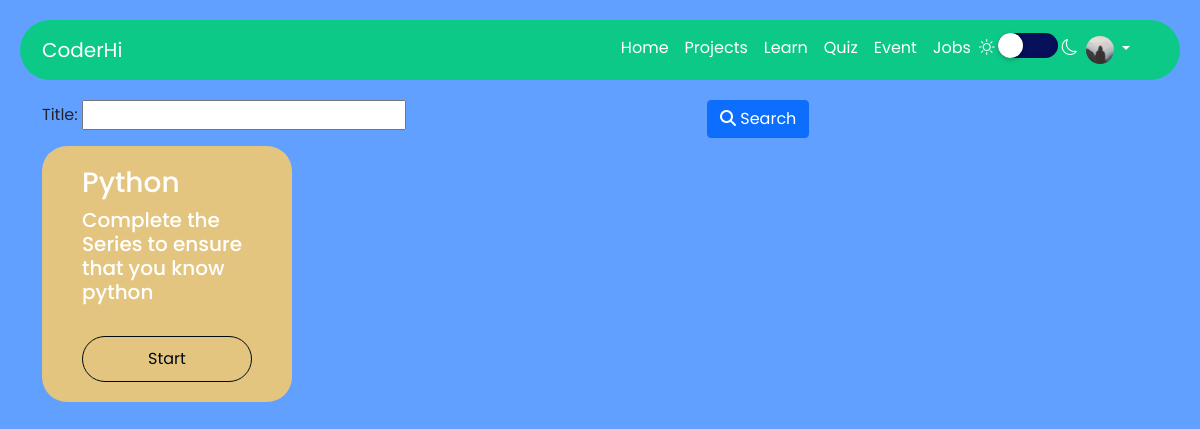
Page /quiz/ (signed in) on the earlier database version.
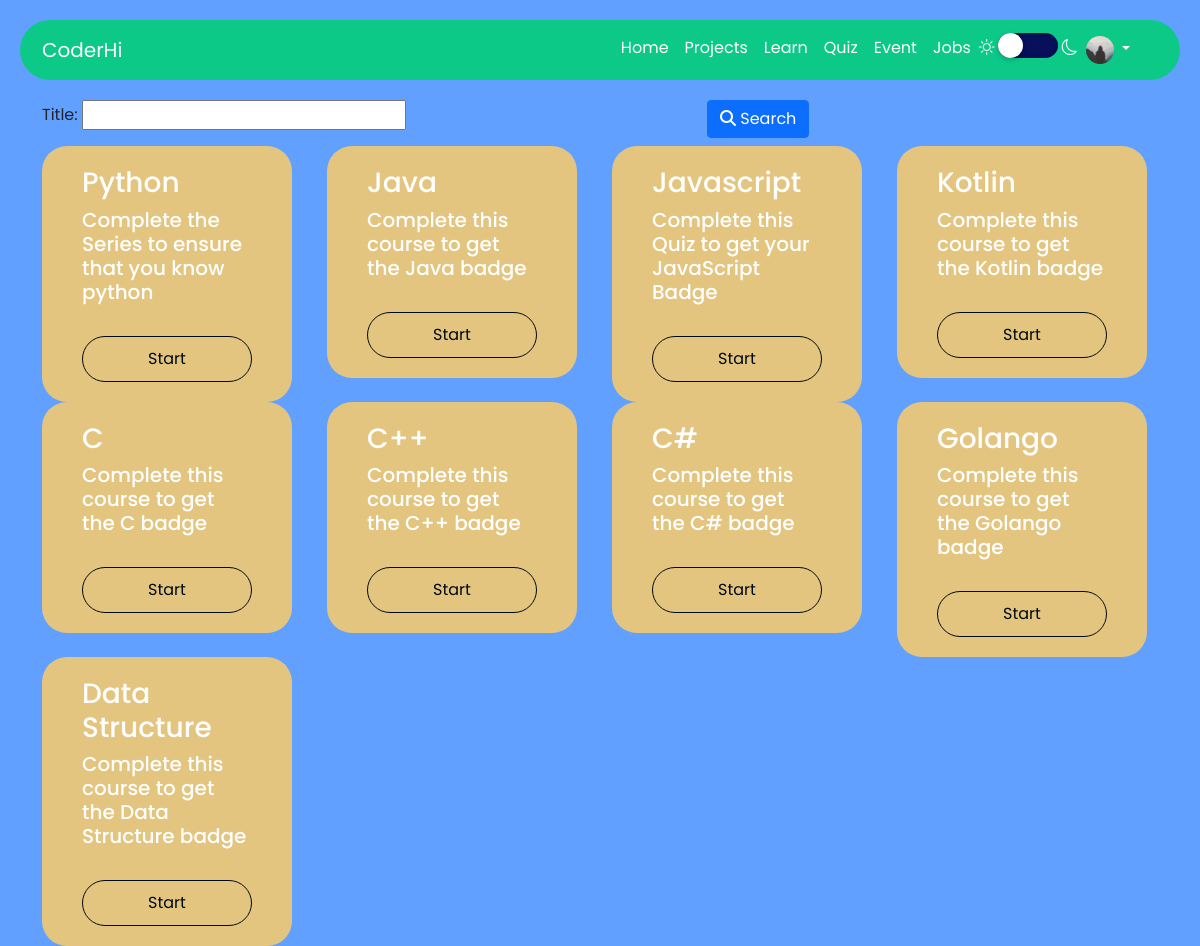
Same page on the later database version.
### quizapp/models.py (models this page shows, shortened)
class quizcourse(models.Model):
    title = models.CharField(max_length=100,unique=True)
    description = models.TextField()
    peoplePassed = models.ManyToManyField(User,blank=True)

### quizapp/views.py (the view)
# urls.py: path('',MainQuizList.as_view(),name = 'courses'),
class MainQuizList(LoginRequiredMixin,ListView):
    model = quizcourse
    template_name = "courses.html"
    context_object_name = 'quiz'
    def get_context_data(self, **kwargs):
        context = super().get_context_data(**kwargs)
        context['filter'] = quizFilter(self.request.GET,queryset = self.get_queryset())
        return context

### quizapp/templates/courses.html
{% extends 'base.html' %}
{% block content %}
<div class="row">
  <form action="" method="get">
    <div class="row">
      <div class="col-lg-7 col-sm-12">{{ filter.form.as_p }}</div>
      <div class="col-lg-4 col-sm-12">
        <button class="btn btn-primary" type="submit">
          <i class="fas fa-search"></i> Search
        </button>
        <br />
      </div>
    </div>
  </form>
</div>
<div class="row">
  {% for i in filter.qs %}
  <div class="col-sm-3">
    <div class="sidebar">
      <div class="ex1">
        <h3>{{ i.title }}</h3>
        <h5>{{ i.description }}</h5>
        <br/>
        <div class="event-button-sec">
          <a class="event-button" type="button" href="{% url 'quiz_level' i.id %}">Start</a>
        </div>
      </div>
    </div>
  </div>
  {% endfor %}
</div>
{% endblock content %}

Differences in the rows shown:
added quizcourse: title "Java", description "Complete this course to get the Java badge"
added quizcourse: title "Javascript", description "Complete this Quiz to get your JavaScript Badge"
added quizcourse: title "Kotlin", description "Complete this course to get the Kotlin badge"
added quizcourse: title "C", description "Complete this course to get the C badge"
added quizcourse: title "C++", description "Complete this course to get the C++ badge"
added quizcourse: title "C#", description "Complete this course to get the C# badge"
added quizcourse: title "Golango", description "Complete this course to get the Golango badge"
added quizcourse: title "Data Structure", description "Complete this course to get the Data Structure badge"
